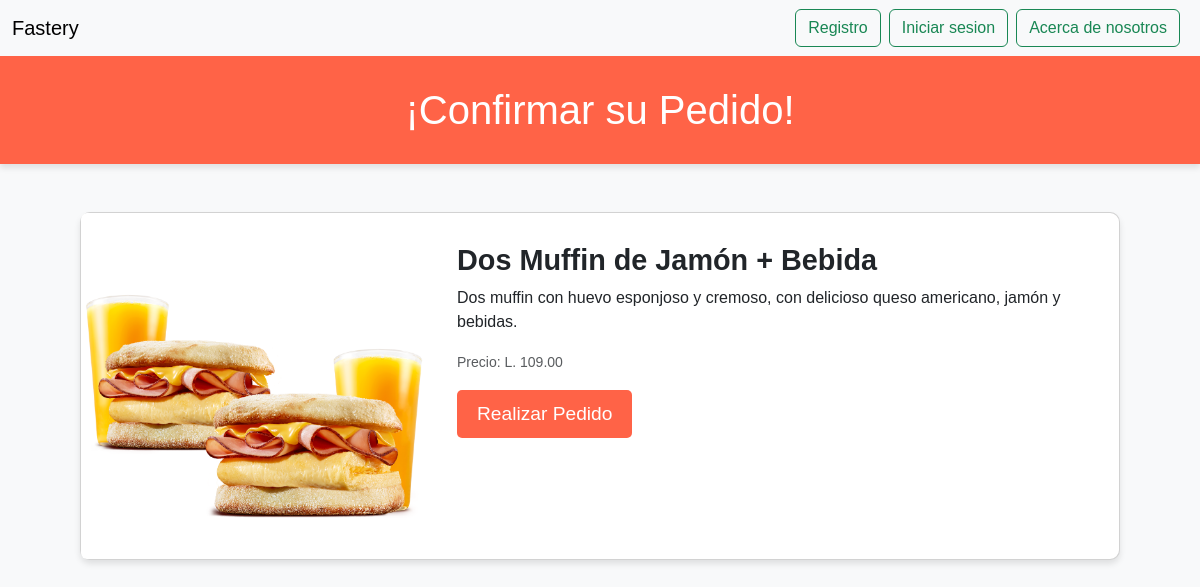
The app's page /pedido/25 with its own data.
### servicio/models.py (models this page shows, shortened)
class Plato(models.Model):
    nombre_plato = models.CharField(max_length=55)
    restaurantes = models.ForeignKey(Restaurante,on_delete=models.CASCADE,default=8)
    detalle = models.TextField(max_length=200)
    valor = models.CharField(max_length=20)
    imagen_plato = models.ImageField(upload_to='platos', null=True)

### servicio/views.py (the view)
# urls.py: path("pedido/<int:id>",servicio.pedido, name='pedido'),
def pedido(request,id):
    orden = Plato.objects.filter(id=id).get()
    return render(request,"confirmar_pedido.html",{"orden":orden})

### servicio/templates/confirmar_pedido.html (shortened to what this page needs)
<!DOCTYPE html>
<html lang="es">
<head>
     {% extends 'Base.html' %}
    {% block content %}
</head>
<body>
    <div class="header">
        <h1>¡Confirmar su Pedido!</h1>
    </div>
    <div class="container my-5">
        <div class="card mb-3" style="max-width: 1040px; margin: auto;">
            <div class="row g-0">
                <div class="col-md-4">
                    <img src="{{orden.imagen_plato.url}}" class="img-fluid rounded-start" alt="Imagen del platillo">
                </div>
                <div class="col-md-8">
                    <div class="card-body">
                        <h5 class="card-title">{{orden.nombre_plato}}</h5>
                        <p class="card-text">{{orden.detalle}}</p>
                        <p class="card-text"><small class="text-muted">Precio: {{orden.valor}}</small></p>
                        <button type="button" class="btn btn-danger" onclick="window.location.href='{% url 'datos' orden.id %}'">Realizar Pedido</button>
                    </div>
                </div>
            </div>
        </div>
    </div>
{% endblock %}

### servicio/templates/confirmar_pedido.html (style rules this page uses)
body { font-family: 'Arial', sans-serif; background-color: #f8f9fa; color: #333; }
.header { background-color: #ff6347; color: white; text-align: center; padding: 30px 0; margin-bottom: 40px; box-shadow: 0 4px 6px rgba(0, 0, 0, 0.1); }
.header h1 { margin: 0; font-size: 2.5em; }
.card-body { padding: 30px; }
.card-title { font-size: 1.8em; font-weight: bold; }
.btn-danger { background-color: #ff6347; color: white; border: none; padding: 10px 20px; font-size: 1.2em; border-radius: 5px; transition: background-color 0.3s; }
.card { border-radius: 10px; box-shadow: 0 4px 6px rgba(0, 0, 0, 0.1); }
.img-fluid { border-radius: 10px; }

### records on screen
Plato: imagen_plato (picture), nombre_plato "Dos Muffin de Jamón + Bebida", detalle "Dos muffin con huevo esponjoso y cremoso, con delicioso queso americano, jamón y bebidas.", valor "L. 109.00"
